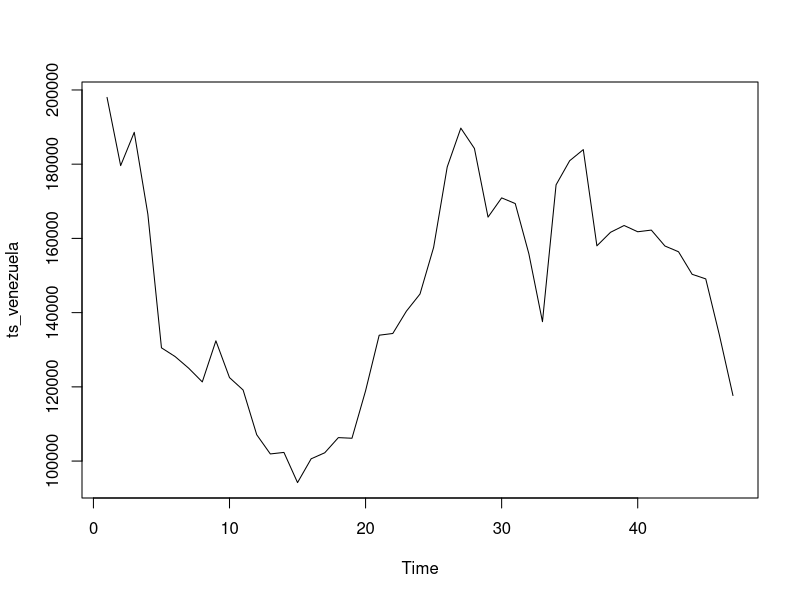
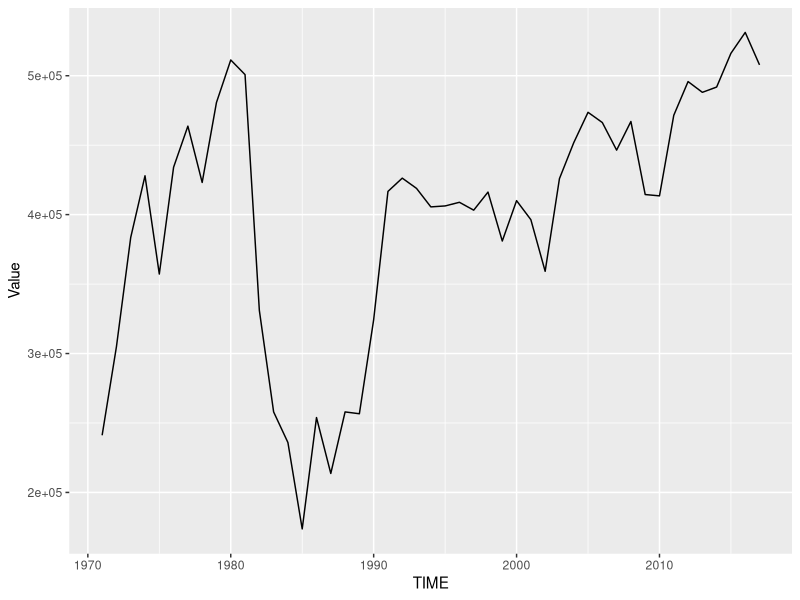
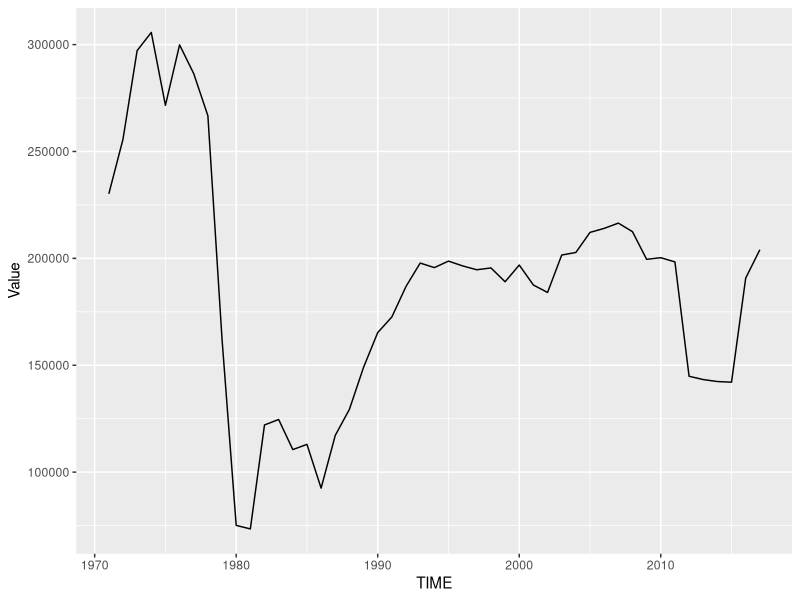
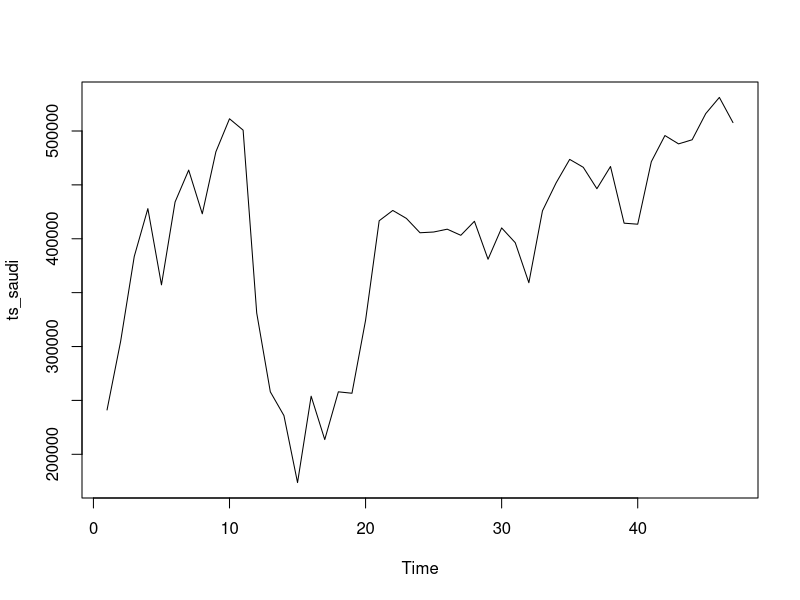
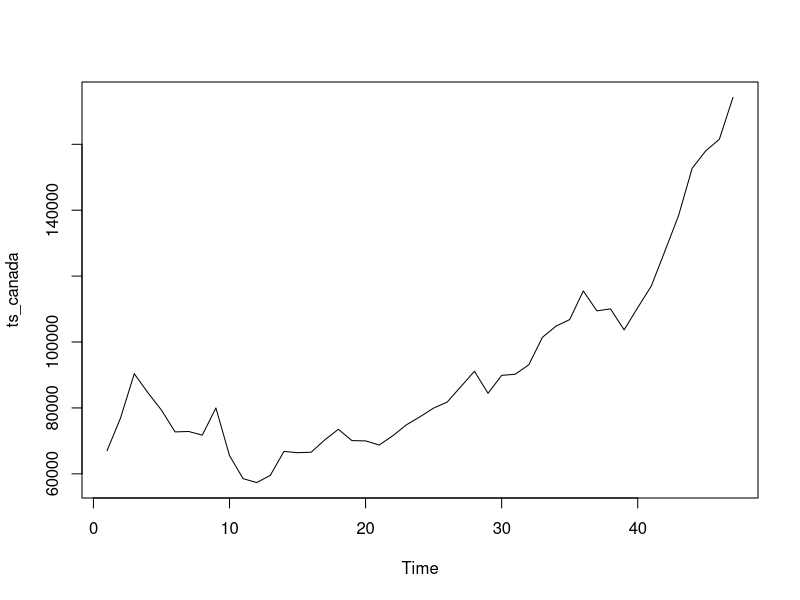
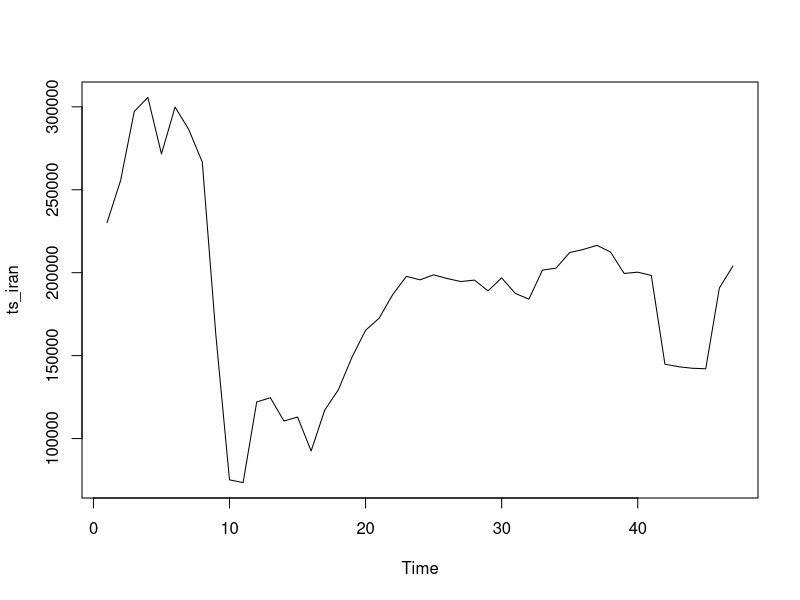
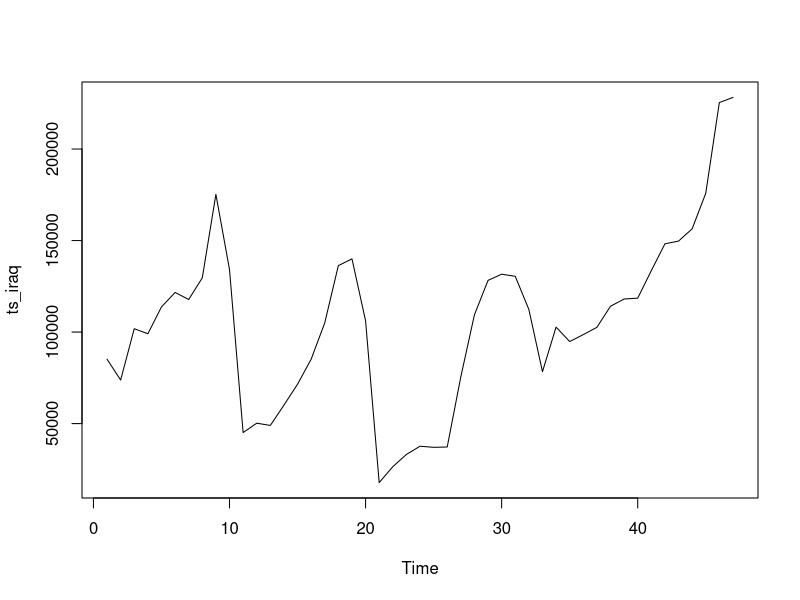
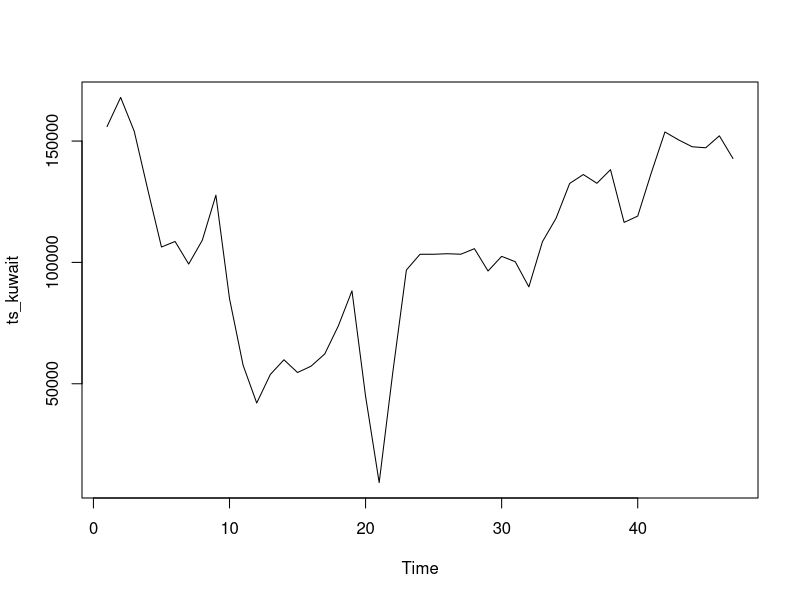

These figures' R source, in order:
library(tidyverse)
library(ggplot2)
library(dplyr)
library(forecast)
library(ggplot2)

data <- read_csv("Oil Production Dataset.csv")
head(data)
str(data)

# Among the 8 columns in this dataset only 3 of them are useful in this study #
data <- select(data, LOCATION, TIME, Value)
summary(data)
summary(data$Value)

# dimension of the dataset #
dim(data)

# The focus in this study will be on the oil production of the most wealthies countries in the world #
# Which are : Venezuela, Saudi Arabia, Canada, Iran, Iraq, Russia, Kuwait, UAE, United States and Norway #

oil_venezuela <- data %>% filter(LOCATION == 'VEN') %>% filter(TIME > 1970)

# checking on the presence of any null value#
sum(is.na(oil_venezuela))

oil_saudi <- data %>% filter(LOCATION == 'SAU') %>% filter(TIME > 1970)

sum(is.na(oil_saudi))

oil_canada <- data %>% filter(LOCATION == 'CAN') %>% filter(TIME > 1970)

sum(is.na(oil_canada))

oil_iran <- data %>% filter(LOCATION == 'IRN') %>% filter(TIME > 1970)

sum(is.na(oil_iran))

oil_iraq <- data %>% filter(LOCATION == 'IRQ') %>% filter(TIME > 1970)

sum(is.na(oil_iraq))

#oil_russia <- data %>% filter(LOCATION == 'RUS') %>% filter(TIME > 1989)

#sum(is.na(oil_russia))

oil_kuwait <- data %>% filter(LOCATION == 'KWT') %>% filter(TIME > 1970)

sum(is.na(oil_kuwait))

oil_emirates <- data %>% filter(LOCATION == 'ARE') %>% filter(TIME > 1970)

sum(is.na(oil_emirates))

oil_usa <- data %>% filter(LOCATION == 'USA') %>% filter(TIME > 1970)

sum(is.na(oil_usa))

oil_norway <- data %>% filter(LOCATION == 'NOR') %>% filter(TIME > 1970)

sum(is.na(oil_norway))

head(oil_venezuela)
head(oil_saudi)
head(oil_canada)
head(oil_iran)
head(oil_iraq)
#head(oil_russia)
head(oil_kuwait)
head(oil_emirates)
head(oil_usa)
head(oil_norway)

# Time-Series Analysis

ts_venezuela = ts(oil_venezuela$Value)
plot(ts_venezuela)

ggplot(data = oil_saudi) + geom_line(mapping =
       aes(x = TIME, y = Value))

ggplot(data = oil_iran) + geom_line(mapping = aes(x = TIME, y = Value))
ts_saudi = ts(oil_saudi$Value)
plot(ts_saudi)

ts_canada = ts(oil_canada$Value)
plot(ts_canada)

ts_iran = ts(oil_iran$Value)
plot(ts_iran)

ts_iraq = ts(oil_iraq$Value)
plot(ts_iraq)

#ts_russia = ts(oil_russia$Value)
#plot(ts_russia)

ts_kuwait = ts(oil_kuwait$Value)
plot(ts_kuwait)

ts_emirates = ts(oil_emirates$Value)
plot(ts_emirates)

ts_usa = ts(oil_usa$Value)
plot(ts_usa)

ts_norway = ts(oil_norway$Value)
plot(ts_norway)
